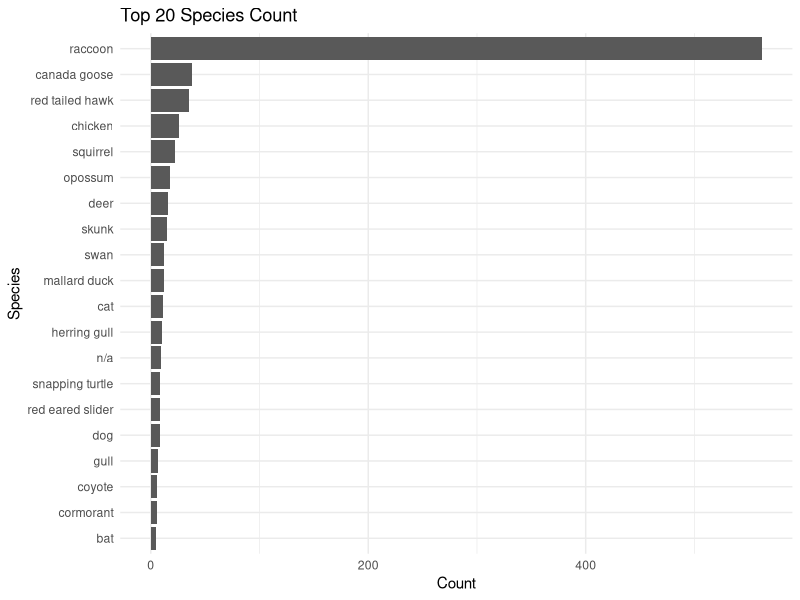
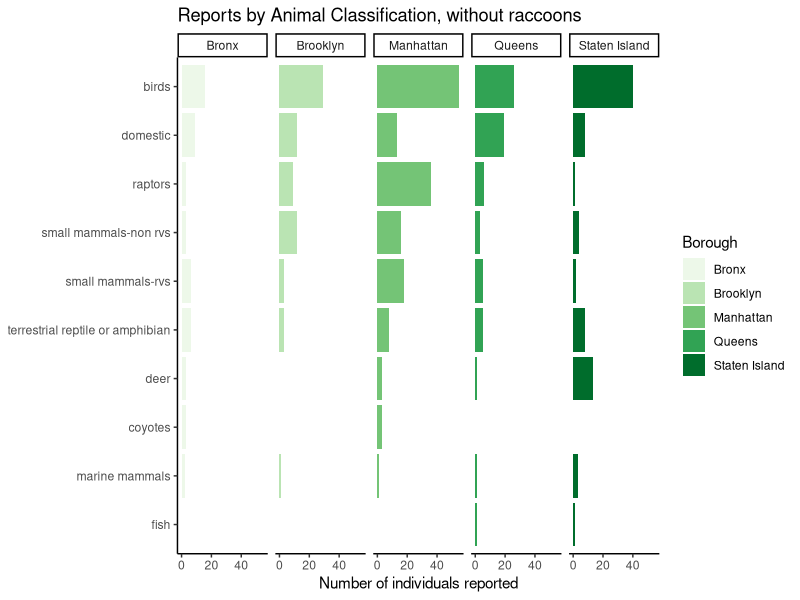
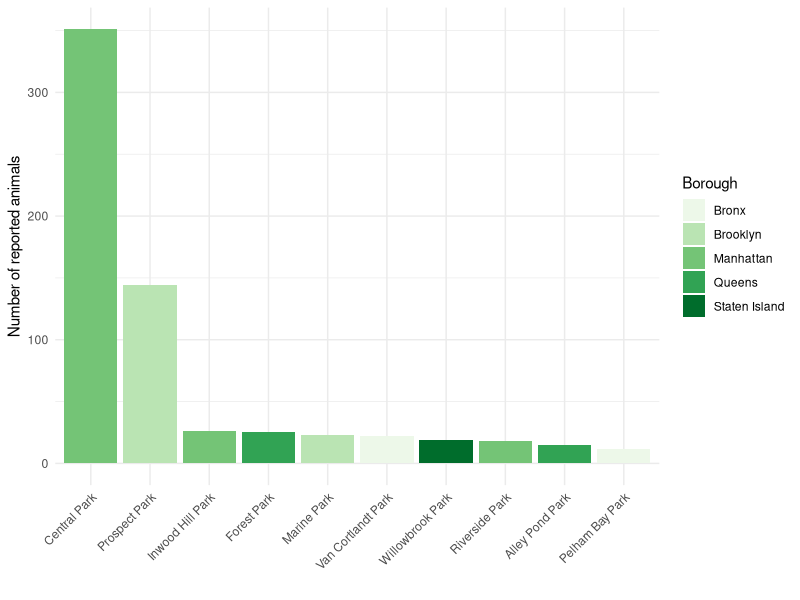

Write R code to recreate these figures, in order.
## ---- chunk 1
library(tidyverse)
library(ggplot2)
library(tidytext)
## ---- chunk 2

data_raw <- read.csv("Urban_Park_Ranger_Animal_Condition_Response.csv")

#Animal by species
head(data_raw %>% count(Species.Description, sort =T))

#Animal by classification
head(data_raw %>% count(Animal.Class, sort =T))

## ---- chunk 3

data_clean <- data_raw %>%
  mutate(
    Species.Description = str_to_lower(Species.Description), #removes capitializations
    Species.Description = str_replace_all(Species.Description, "-", " "), #removes dashes
    Animal.Class = str_to_lower(Animal.Class),
    Animal.Class = case_when(
      str_detect(Animal.Class, "marine reptiles") ~ "terrestrial reptile or amphibian", #moving turtles to correct category
      str_detect(Animal.Class, "marine mammals") ~ "marine mammals",
      str_detect(Animal.Class, "domestic") ~ "domestic",
      str_detect(Animal.Class, "raptors") ~ "raptors",
      str_detect(Animal.Class, "fish") ~ "fish",
      TRUE ~ Animal.Class),
    Species.Description = case_when(
      str_detect(Species.Description, "squirrel") ~ "squirrel", #more examples of this but this was most obvious
      TRUE ~ Species.Description
    )
  )

write.csv(data_clean, "UrbanRangerDataClean.csv")
## ---- chunk 4

#Grouping by species for top 20 most abundant species
species <- data_clean %>%
  count(Species.Description, sort = TRUE) %>%
  top_n(20) 

#Species count
plot <- ggplot(data = species, aes(x= reorder(Species.Description, n), y = n)) + #reorder makes bars descending order
  geom_bar(stat = "identity") + #allows for the count to be plotted
  coord_flip() + #rotates graph
  labs(title= "Top 20 Species Count", y= "Count",x ="Species") + 
  theme_minimal() #introduces a theme to the figure instead of the standard output

plot

## ---- chunk 5

plot2 <- data_clean %>%
  filter(Species.Description != "raccoon") %>%
  group_by(Borough) %>%
  count(Animal.Class, sort = TRUE)%>%
  ggplot(aes(x= reorder(Animal.Class, n), y = n)) + #reorder makes bars descending order, n represents count
  geom_bar(aes(fill=Borough), stat = "identity") + #allows for the count to be plotted
  scale_fill_brewer(palette = "Greens") +
  theme_classic()+ #introduces a theme to the figure instead of the standard output
  facet_wrap(~Borough, nrow=1)+
  labs(title = "Reports by Animal Classification, without raccoons", y= "Number of individuals reported", x=NULL)+
  coord_flip()

plot2

## ---- chunk 6

plot3 <- data_clean %>% 
  count(Property, Borough, sort = TRUE) %>%
  top_n(10, n) %>%
  ggplot(aes(x=reorder(Property, -n), y=n)) +
  geom_bar(aes(fill = Borough), stat = "identity")+
  scale_fill_brewer(palette = "Greens")+
  xlab("")+
  ylab("Number of reported animals")+
  theme_minimal()+
  theme(axis.text.x = element_text(angle = 45, hjust = 1)) #rotates labels 45 degrees and adjust down to not overlap axis

plot3
